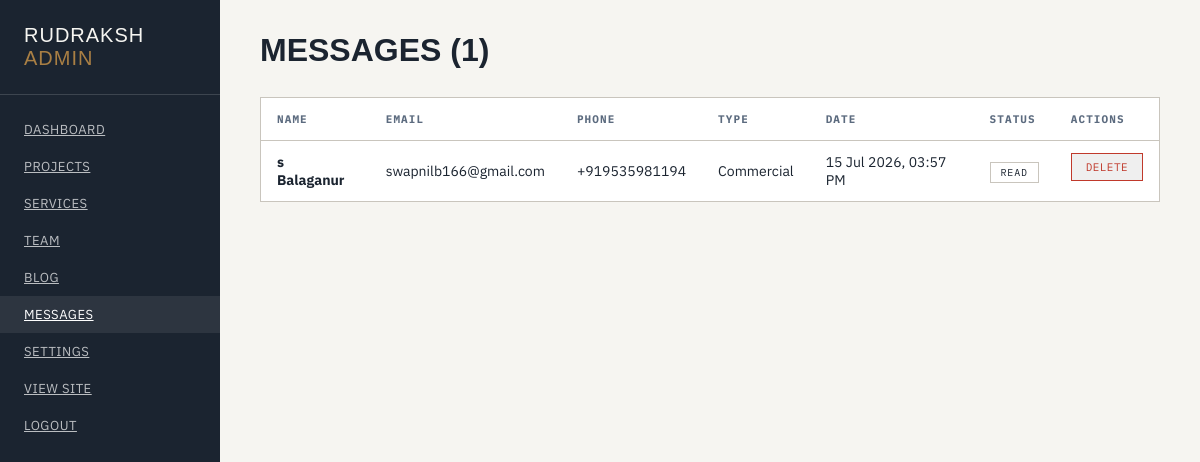
The page /admin/messages (signed in) on the database as committed earlier.
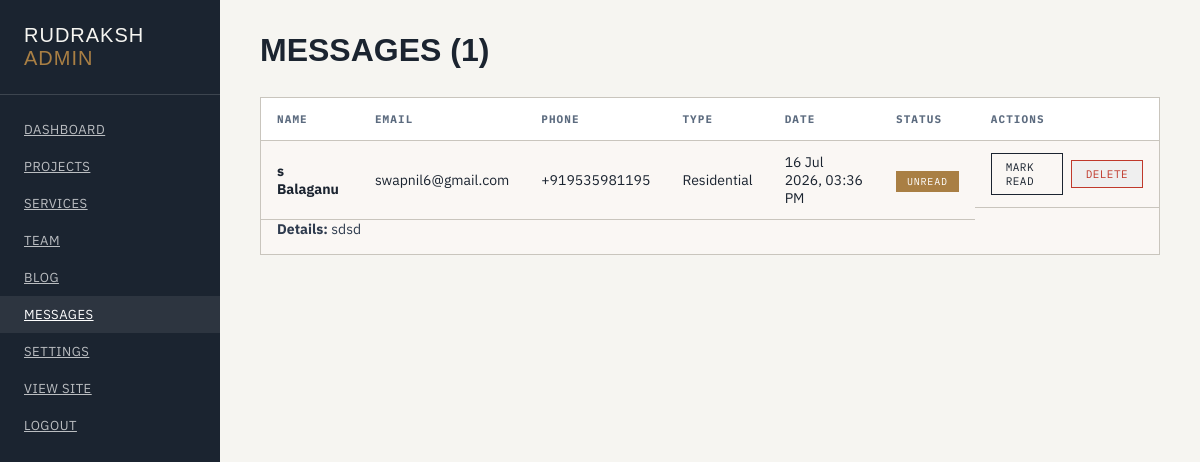
The same page on the database as committed later.
### app/models.py (models this page shows)
class ContactMessage(db.Model):
    id = db.Column(db.Integer, primary_key=True)
    name = db.Column(db.String(200), nullable=False)
    email = db.Column(db.String(200), nullable=False)
    phone = db.Column(db.String(50))
    project_type = db.Column(db.String(100))
    details = db.Column(db.Text)
    is_read = db.Column(db.Boolean, default=False)
    created_at = db.Column(db.DateTime, default=datetime.utcnow)

### app/routes/admin.py (the view)
@admin_bp.route('/messages')
@login_required
def messages():
    all_messages = ContactMessage.query.order_by(ContactMessage.created_at.desc()).all()
    return render_template('admin/messages.html', messages=all_messages)

### app/models.py (called while the page is built)
@login_manager.user_loader
def load_user(user_id):
    return User.query.get(int(user_id))

    @classmethod
    def get(cls, key, default=''):
        setting = cls.query.filter_by(key=key).first()
        return setting.value if setting else default

### app/templates/admin/messages.html (shortened to what this page needs)
{% extends "admin/base.html" %}
{% block content %}
<div class="page-header">
  <h1>Messages ({{ messages | length }})</h1>
</div>
<table class="admin-table">
  <thead>
    <tr><th>Name</th><th>Email</th><th>Phone</th><th>Type</th><th>Date</th><th>Status</th><th>Actions</th></tr>
  </thead>
  <tbody>
    {% for msg in messages %}
    <tr class="{% if not msg.is_read %}unread-row{% endif %}">
      <td><strong>{{ msg.name }}</strong></td>
      <td>{{ msg.email }}</td>
      <td>{{ msg.phone or '-' }}</td>
      <td>{{ msg.project_type }}</td>
      <td>{{ msg.created_at.strftime('%d %b %Y, %I:%M %p') }}</td>
      <td>{% if msg.is_read %}<span class="badge">Read</span>{% else %}<span class="badge unread">Unread</span>{% endif %}</td>
      <td class="actions">
        {% if not msg.is_read %}
          <a href="{{ url_for('admin.message_read', id=msg.id) }}" class="btn-sm">Mark Read</a>
        {% endif %}
        <form method="POST" action="{{ url_for('admin.message_delete', id=msg.id) }}" style="display:inline;">
          <button type="submit" class="btn-sm danger" onclick="return confirm('Delete this message?')">Delete</button>
        </form>
      </td>
    </tr>
    {% if msg.details %}
    <tr class="details-row {% if not msg.is_read %}unread-row{% endif %}">
      <td colspan="7" style="padding:0 16px 16px;color:var(--steel);font-size:14px;">
        <strong>Details:</strong> {{ msg.details }}
      </td>
    </tr>
    {% endif %}
    {% endfor %}
  </tbody>
</table>
{% endblock %}

### app/templates/admin/base.html (shortened to what this page needs)
<!DOCTYPE html>
<html lang="en">
<head>
<link rel="stylesheet" href="{{ url_for('static', filename='css/admin.css') }}">
</head>
<body>
<div class="admin-layout">
  <aside class="admin-sidebar">
    <div class="sidebar-brand">RUDRAKSH <span>ADMIN</span></div>
    <nav class="sidebar-nav">
      <a href="{{ url_for('admin.dashboard') }}" class="{% if request.endpoint == 'admin.dashboard' %}active{% endif %}">Dashboard</a>
      <a href="{{ url_for('admin.projects') }}" class="{% if request.endpoint and request.endpoint.startswith('admin.project') %}active{% endif %}">Projects</a>
      <a href="{{ url_for('admin.services') }}" class="{% if request.endpoint and request.endpoint.startswith('admin.service') %}active{% endif %}">Services</a>
      <a href="{{ url_for('admin.team') }}" class="{% if request.endpoint and request.endpoint.startswith('admin.team') %}active{% endif %}">Team</a>
      <a href="{{ url_for('admin.blog') }}" class="{% if request.endpoint and request.endpoint.startswith('admin.blog') %}active{% endif %}">Blog</a>
      <a href="{{ url_for('admin.messages') }}" class="{% if request.endpoint and request.endpoint.startswith('admin.message') %}active{% endif %}">Messages</a>
      <a href="{{ url_for('admin.settings') }}" class="{% if request.endpoint == 'admin.settings' %}active{% endif %}">Settings</a>
      <a href="{{ url_for('main.index') }}" target="_blank">View Site</a>
      <a href="{{ url_for('admin.logout') }}">Logout</a>
    </nav>
  </aside>
  <main class="admin-main">
    {% block content %}{% endblock %}
  </main>
</div>
</body>
</html>

### app/static/css/admin.css (style rules this page uses)
:root { --ink: #1B2430; --paper: #F6F5F1; --line: #C9C5BD; --brass: #A97F44; --steel: #2E3B4E; --steel-soft: #5C6B7F; --white: #FFFFFF; --red: #c0392b; --green: #27ae60; }
* { margin:0;padding:0;box-sizing:border-box; }
body { font-family: 'IBM Plex Sans', sans-serif; font-size: 15px; color: var(--ink); background: var(--paper); }
.admin-layout { display:flex;min-height:100vh; }
.admin-sidebar { width: 220px; background: var(--ink); color: var(--paper); padding: 24px 0; flex-shrink: 0; }
.sidebar-brand { font-family: 'Big Shoulders Display', sans-serif; font-size: 20px; letter-spacing: 0.05em; padding: 0 24px 24px; border-bottom: 1px solid rgba(255,255,255,0.15); margin-bottom: 16px; }
.sidebar-brand span { color: var(--brass); }
.sidebar-nav { display:flex;flex-direction:column; }
.sidebar-nav a { color: rgba(255,255,255,0.7); padding: 10px 24px; font-size: 13px; letter-spacing: 0.04em; text-transform: uppercase; transition: all .2s ease; }
.sidebar-nav a:hover, .sidebar-nav a.active { background: rgba(255,255,255,0.08); color: var(--white); }
.admin-main { flex: 1; padding: 32px 40px; overflow-x: auto; }
.page-header { display: flex; justify-content: space-between; align-items: center; margin-bottom: 28px; flex-wrap: wrap; gap: 16px; }
.page-header h1 { font-family: 'Big Shoulders Display', sans-serif; font-size: 32px; text-transform: uppercase; }
.btn, .btn-primary, .btn-sm { font-family: 'IBM Plex Mono', monospace; font-size: 12px; letter-spacing: 0.04em; text-transform: uppercase; padding: 10px 20px; border: 1px solid var(--ink); display: inline-flex; align-items: center; gap: 8px; cursor: pointer; transition: all .2s ease; text-decoration: none; color: var(--ink); }
.btn-sm { padding: 6px 14px; font-size: 11px; }
.btn-sm.danger { color: var(--red);border-color:var(--red); }
.admin-table { width: 100%; border-collapse: collapse; border: 1px solid var(--line); background: var(--white); }
.admin-table th { font-family: 'IBM Plex Mono', monospace; font-size: 11px; letter-spacing: 0.1em; text-transform: uppercase; color: var(--steel-soft); text-align: left; padding: 14px 16px; border-bottom: 1px solid var(--line); background: var(--paper-dim); }
.admin-table td { padding: 12px 16px; border-bottom: 1px solid var(--line); font-size: 14px; }
.admin-table tr:last-child td { border-bottom:none; }
.admin-table .actions { display: flex; gap: 8px; align-items: center; }
.unread-row { background: rgba(169,127,68,0.06) !important; }
.details-row td { border-bottom: 1px solid var(--line) !important; }
.badge { font-family: 'IBM Plex Mono', monospace; font-size: 10px; letter-spacing: 0.08em; text-transform: uppercase; padding: 3px 10px; background: var(--paper-dim); border: 1px solid var(--line); }
.badge.unread { background: var(--brass);color:white;border-color:var(--brass); }

Rows that differ between the two databases and show on the page:
changed ContactMessage: name "s Balaganur" → "s Balaganu"; email "swapnilb166@gmail.com" → "swapnil6@gmail.com"; phone "+919535981194" → "+919535981195"; project_type "Commercial" → "Residential"; created_at "15 Jul 2026, 03:57 PM" → "16 Jul 2026, 03:36 PM"; details (not shown) → "sdsd"; is_read "READ" → "UNREAD MARK READ"
